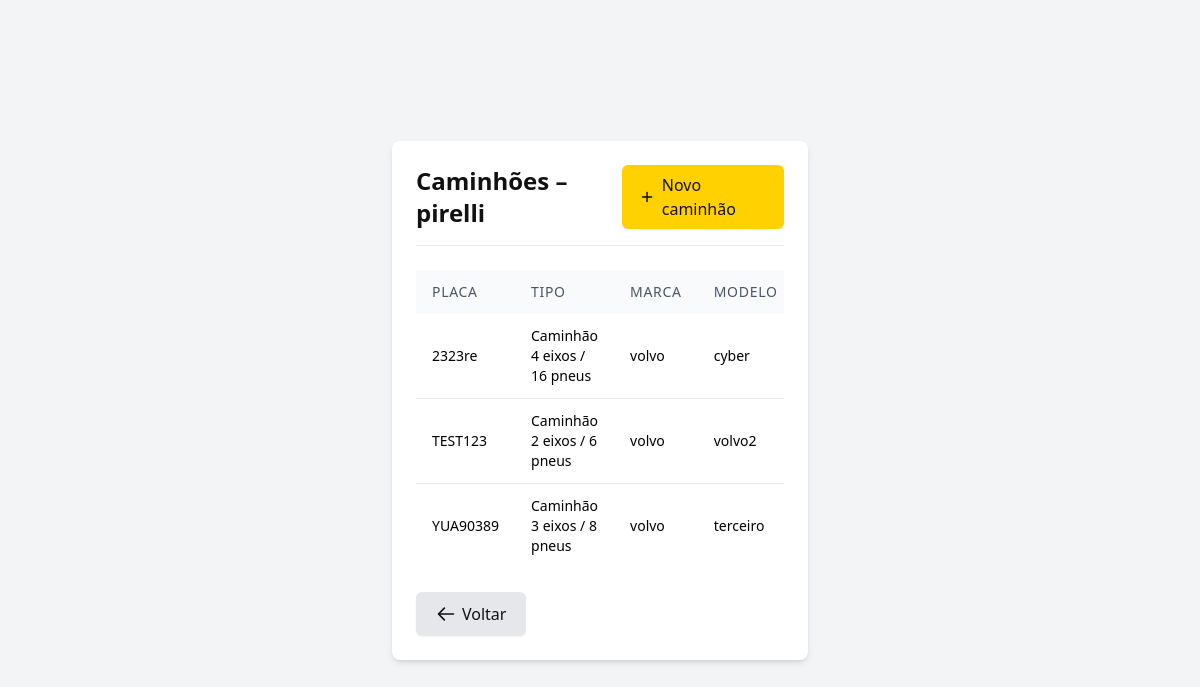
/empresa/2/caminhoes/ (signed in), run on the app's committed database.
### core/models.py (models this page shows, shortened)
class Company(models.Model):
    name       = models.CharField("Empresa", max_length=120)
    cnpj       = models.CharField("CNPJ", max_length=18, blank=True)
    contact    = models.CharField("Contato", max_length=120, blank=True)
    created_by = models.ForeignKey(User, on_delete=models.PROTECT)
    created_at = models.DateTimeField(auto_now_add=True)
    updated_at = models.DateTimeField(auto_now=True)
    class Meta:
        ordering = ["name"]

class Truck(models.Model):
    company     = models.ForeignKey(Company, related_name="trucks",
                                    on_delete=models.CASCADE)
    truck_type  = models.ForeignKey(TruckType, on_delete=models.PROTECT)
    plate       = models.CharField("Placa", max_length=10)
    brand       = models.CharField("Marca", max_length=50, blank=True)
    model       = models.CharField("Modelo", max_length=50, blank=True)
    hodometer   = models.PositiveIntegerField("Hodômetro", null=True, blank=True)
    created_at  = models.DateTimeField(auto_now_add=True)
    updated_at  = models.DateTimeField(auto_now=True)
    class Meta:
        unique_together = [("company", "plate")]
        ordering = ["plate"]

class TruckType(models.Model):
    code         = models.CharField(max_length=4, unique=True)
    description  = models.CharField(max_length=60)
    axle_count   = models.PositiveSmallIntegerField()
    tire_count   = models.PositiveSmallIntegerField()
    class Meta:
        ordering = ["axle_count", "tire_count"]

### core/views.py (the view)
@login_required
def truck_list(request, company_id):
    company = get_object_or_404(
        Company, pk=company_id, created_by=request.user
    )
    return render(request, "core/truck_list.html", {"company": company})

### core/templates/core/truck_list.html (shortened to what this page needs)
{% extends "core/base.html" %}
{% block content %}
<div class="bg-white rounded-lg shadow-md p-6">
  <div class="flex items-center justify-between mb-6 border-b border-gray-200 pb-4">
    <h1 class="text-2xl font-bold text-secondary">Caminhões – {{ company.name }}</h1>
    <a href="{% url 'core:truck_create' company.id %}"
       class="px-4 py-2 bg-primary hover:bg-primary/90 text-secondary font-medium rounded-md shadow-sm transition-colors flex items-center">
      <svg xmlns="http://www.w3.org/2000/svg" class="h-5 w-5 mr-1.5" fill="none" viewBox="0 0 24 24" stroke="currentColor">
        <path stroke-linecap="round" stroke-linejoin="round" stroke-width="2" d="M12 6v6m0 0v6m0-6h6m-6 0H6" />
      </svg>
      Novo caminhão
    </a>
  </div>
  <div class="overflow-x-auto">
    <table class="w-full bg-white mb-6">
      <thead class="bg-gray-50 text-left">
        <tr>
          <th class="px-4 py-3 text-sm font-medium text-gray-600 uppercase tracking-wider">Placa</th>
          <th class="px-4 py-3 text-sm font-medium text-gray-600 uppercase tracking-wider">Tipo</th>
          <th class="px-4 py-3 text-sm font-medium text-gray-600 uppercase tracking-wider">Marca</th>
          <th class="px-4 py-3 text-sm font-medium text-gray-600 uppercase tracking-wider">Modelo</th>
        </tr>
      </thead>
      <tbody class="divide-y divide-gray-200">
        {% for t in company.trucks.all %}
        <tr class="hover:bg-gray-50">
          <td class="px-4 py-3 text-sm">{{ t.plate }}</td>
          <td class="px-4 py-3 text-sm">{{ t.truck_type.description }}</td>
          <td class="px-4 py-3 text-sm">{{ t.brand }}</td>
          <td class="px-4 py-3 text-sm">{{ t.model }}</td>
        </tr>
        {% empty %}
        <tr>
          <td colspan="5" class="px-4 py-6 text-center text-gray-500">Nenhum caminhão encontrado.</td>
        </tr>
        {% endfor %}
      </tbody>
    </table>
  </div>
  <div>
    <a href="javascript:history.back()" class="px-5 py-2.5 bg-gray-200 hover:bg-gray-300 text-secondary font-medium rounded-md shadow-sm transition-colors flex items-center w-max">
      <svg xmlns="http://www.w3.org/2000/svg" class="h-5 w-5 mr-1.5" fill="none" viewBox="0 0 24 24" stroke="currentColor">
        <path stroke-linecap="round" stroke-linejoin="round" stroke-width="2" d="M10 19l-7-7m0 0l7-7m-7 7h18" />
      </svg>
      Voltar
    </a>
  </div>
</div>
{% endblock %}

### core/templates/core/base.html (shortened to what this page needs)
<!DOCTYPE html>
<html lang="pt-br">
<head>
  <script src="https://cdn.tailwindcss.com"></script>
</head>
<body class="bg-gray-100 min-h-screen flex flex-col justify-center items-center py-6">
  <div class="w-full max-w-md px-4">
    <main class="w-full">
      {% block content %}{% endblock %}
    </main>
  </div>
</body>
</html>

### data on the page
Company: name "pirelli"
Truck: plate "2323re", truck_type.description "Caminhão 4 eixos / 16 pneus", brand "volvo", model "cyber"
Truck: plate "TEST123", truck_type.description "Caminhão 2 eixos / 6 pneus", brand "volvo", model "volvo2"
Truck: plate "YUA90389", truck_type.description "Caminhão 3 eixos / 8 pneus", brand "volvo", model "terceiro"
